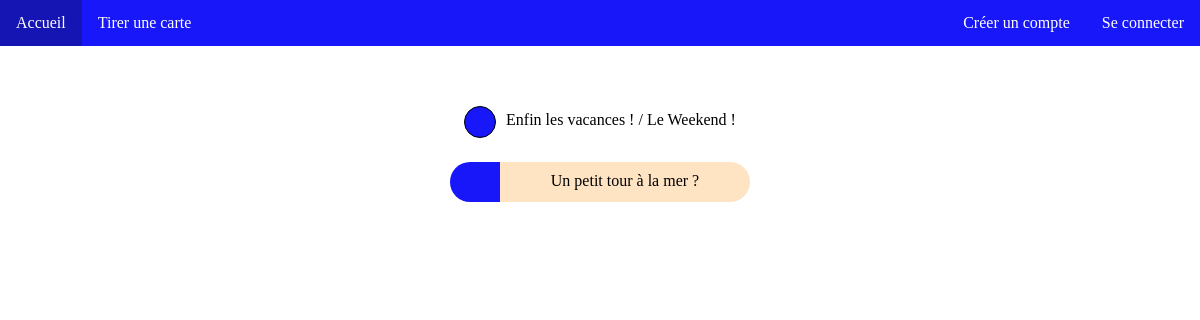
The page /api/v1/pick_card on the database as committed earlier.
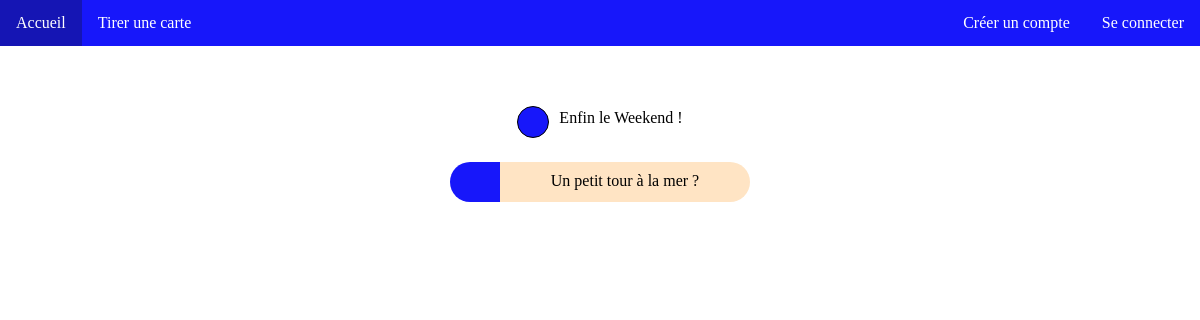
The same page on the database as committed later.
### tables this page shows
CREATE TABLE BD_CATEGORIES(
        id_categories INTEGER NOT NULL,
        categories_name TEXT NOT NULL,
        color VARCHAR (50) NOT NULL,
        id_user INTEGER NOT NULL,
        PRIMARY KEY (id_categories),
        FOREIGN KEY (id_user) REFERENCES BD_USER(id_user)
);

CREATE TABLE BD_CARD(
        id_card INTEGER NOT NULL,
        card_text TEXT NOT NULL,
        id_categories INTEGER NOT NULL,
        id_user INTEGER NOT NULL,
        PRIMARY KEY (id_card),
        FOREIGN KEY (id_categories) REFERENCES BD_CATEGORIES(id_categories),
        FOREIGN KEY (id_user) REFERENCES BD_USER(id_user)
);

### boite_a_dates/paths/paths.py (the view)
@bpapi.route("/pick_card")
def pick_card():
    user_id = check_id_user(session.get("user_id", None))
    card = pick_card_user(user_id,-1)
    return render_template("card_presenter.html",card = card)

### boite_a_dates/data_access/db_access.py (called while the page is built)
def get_db():
    if 'db' not in g:
        g.db = sqlite3.connect(DATA_URL)
        g.db.row_factory = sqlite3.Row
    return g.db

### boite_a_dates/data_access/get_datas.py (called while the page is built)
def get_categories_id(id_user=1):
    cursor = get_db().cursor()
    cursor.execute("SELECT distinct id_categories FROM BD_CARD where id_user='%d' or id_user = 1"%(id_user))
    categories_valid = []
    for element in cursor.fetchall():
        categories_valid.append(element["id_categories"])
    return categories_valid

def get_category_card(id_category):
    cursor = get_db().cursor()
    cursor.execute("SELECT id_categories,categories_name,color FROM BD_CATEGORIES WHERE id_categories = '%d'"%(id_category))
    for element in cursor.fetchall():
        return {"id_category": element["id_categories"],"categories_name":element["categories_name"],"color":element["color"]}

def pick_card_user(id_user=1, id_category=1):
    cursor = get_db().cursor()
    if(id_category == -1):
        available_id = get_categories_id(id_user)
        category_picked = random.choice(available_id)
        print(category_picked)
    else:
        category_picked = id_category
    cursor.execute("SELECT card_text FROM BD_CARD where (id_user = '%d' or id_user = 1) and id_categories = '%d'"%(id_user, category_picked))
    cards_pool = []
    for element in cursor.fetchall():
        cards_pool.append({"name":element["card_text"]})
    if(len(cards_pool) == 0):
        return -1
    chosen = random.choice(cards_pool)["name"]
    category_card = get_category_card(category_picked)
    chosen_card = {
        "category":category_card,
        "card": chosen,
        "color":category_card["color"]
    }
    return chosen_card

### boite_a_dates/paths/auth.py (called while the page is built)
@bp.before_app_request
def load_logged_in_user():
    user_id = session.get('user_id')
    if user_id is None:
        g.user = None
    else:
        g.user = get_user_by_id(user_id)

### boite_a_dates/paths/paths.py (called while the page is built)
def check_id_user(id_to_check):
    if id_to_check == None:
        return 1
    else:
        return id_to_check

### boite_a_dates/templates/card_presenter.html (shortened to what this page needs)
<!doctype html>
<html lang="fr">
<head>
    <link href="/static/css/card_style.css" rel="stylesheet" />
</head>
<body>
    {% with color=card['color'] %}
        {% include 'nav.html' %}
    {% endwith %}
    <div class="card_page">
        <div class="category">
                <div class="round" style="background-color:{{card['category']['color']}}"></div><div class="category_name">{{ card['category']['categories_name'] }}</div>
        </div>
        <br>
        <div class="card">
            <div class="stick_head" style="background-color:{{card['color']}}"></div>
            <div class="card_content">{{card["card"]}}</div>
         </div>
    </div>
</body>
</html>

### boite_a_dates/templates/nav.html (shortened to what this page needs)
<!doctype html>
<html lang="fr">
<head>
    <link href="/static/css/navbar_style.css" rel="stylesheet" />
</head>
<body>
  <ul style="background-color: {{color}}">
      <li class="left"><a href="{{ url_for('api/v1.home') }}">Accueil</a></li>
      <li class="left"><a href="{{ url_for('api/v1.pick_card') }}">Tirer une carte</a></li>
    {% if session.user_id %}
      <li class="right"><a href="{{ url_for('auth.logout')}}">Se déconnecter</a></li>
    {% else %}
      <li class="right"><a href="{{ url_for('auth.login')}}">Se connecter</a></li>
      <li class="right"><a  href="{{ url_for('auth.register')}}">Créer un compte</a></li>
    {% endif %}
  </ul>
</body>
</html>

### boite_a_dates/static/css/card_style.css (style rules this page uses)
.card_page { width:100%; padding-top: 5%; text-align:center; }
.category { display:inline-flex; padding-bottom: 2%; }
.category .round { height: 30px; width:30px; border-radius: 50%; border:solid 1px #000; }
.category .category_name { font-family:cursive; padding-left: 10px; padding-top:2%; }
.card { display:inline-flex; }
.stick_head { height:40px; width:50px; border-radius: 20px 0 0 20px; }
.card_content { font-family:cursive; height:30px; width:250px; border-radius:0 20px 20px 0; background-color: bisque; padding-top:10px; }

### boite_a_dates/static/css/navbar_style.css (style rules this page uses)
body { margin:0; }
ul { overflow:hidden; list-style:none; padding:0; position:relative; width:100%; margin:0 auto; font-family: cursive; }
li a { display: block; color: white; text-align: center; padding: 14px 16px; text-decoration: none; }
li.left { float:left; }
li.right { float:right; }

Rows that differ between the two databases and show on the page:
changed BD_CATEGORIES: category.categories_name "Enfin les vacances ! / Le Weekend !" → "Enfin le Weekend !"
